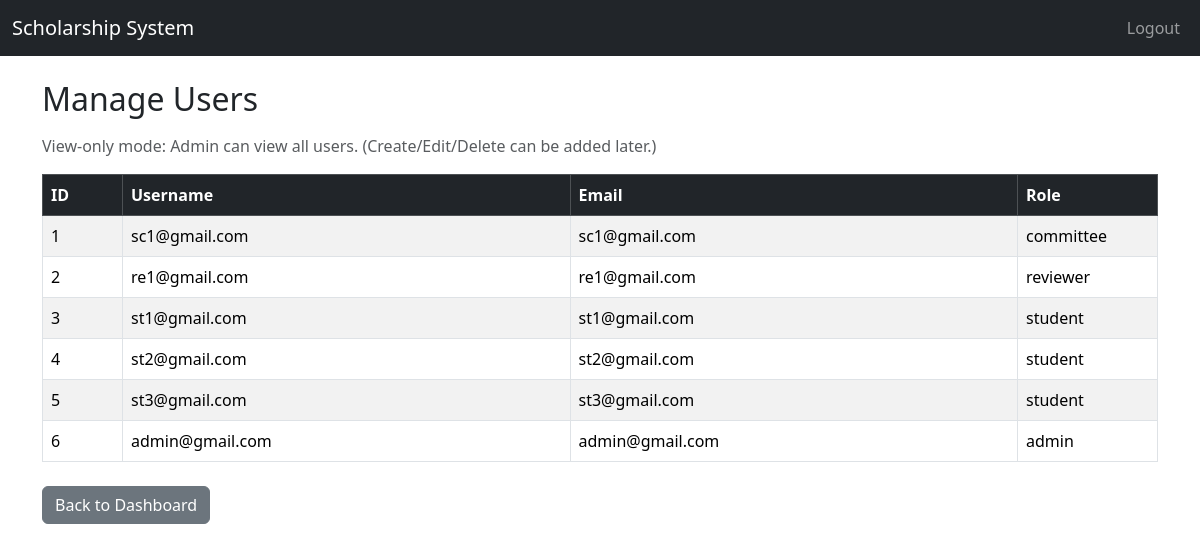
The page /admin/manage_users (signed in) on the database as committed earlier.
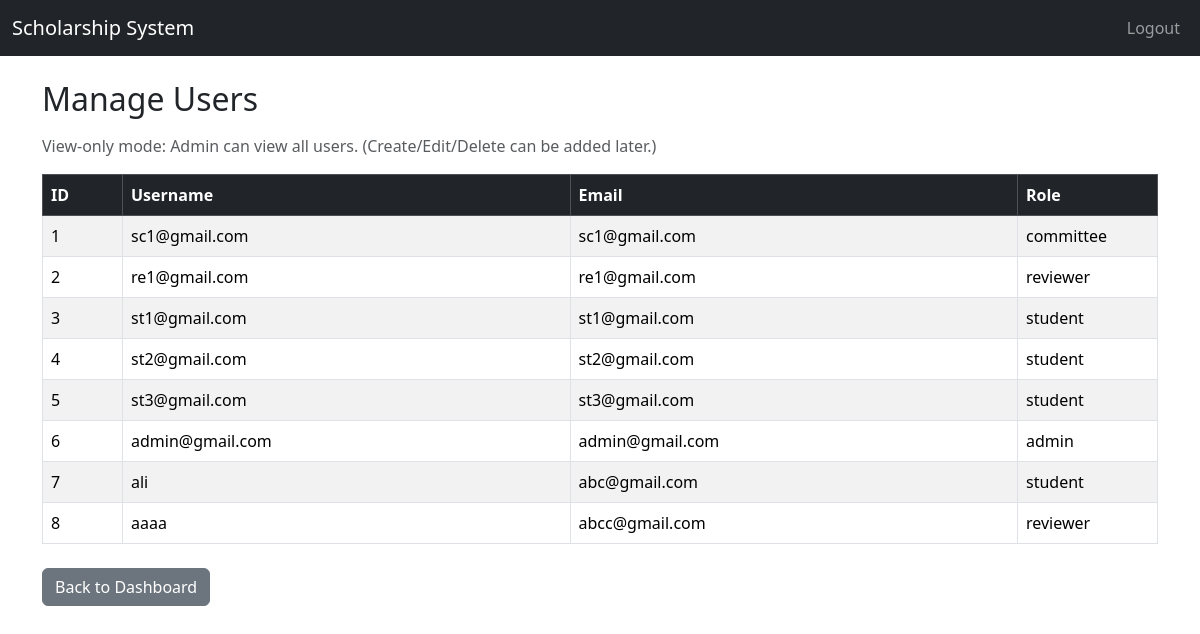
The same page on the database as committed later.
### app/models.py (models this page shows)
class User(UserMixin, db.Model):
    id = db.Column(db.Integer, primary_key=True)
    username = db.Column(db.String(50), unique=True, nullable=False)
    email = db.Column(db.String(100), unique=True, nullable=False)
    your_id = db.Column(db.String(20), unique=True, nullable=True)
    password = db.Column(db.String(255), nullable=False)
    role = db.Column(db.String(20), nullable=False)
    created_at = db.Column(db.DateTime, default=datetime.utcnow)

### app/routes/admin_routes.py (the view)
@admin_bp.route('/manage_users')
@login_required
def manage_users():
    if current_user.role != 'admin':
        flash("Access denied.", "danger")
        return redirect(url_for('auth.login'))
    users = User.query.all()
    return render_template('admin/manage_users.html', users=users)

### app/templates/admin/manage_users.html (shortened to what this page needs)
{% extends "base.html" %}
{% block content %}
<h2 class="mb-3">Manage Users</h2>
<p class="text-muted">
  View-only mode: Admin can view all users. (Create/Edit/Delete can be added later.)
</p>
<div class="table-responsive">
  <table class="table table-striped table-bordered align-middle">
    <thead class="table-dark">
      <tr>
        <th style="width: 80px;">ID</th>
        <th>Username</th>
        <th>Email</th>
        <th style="width: 140px;">Role</th>
      </tr>
    </thead>
    <tbody>
      {% for u in users %}
      <tr>
        <td>{{ u.id }}</td>
        <td>{{ u.username }}</td>
        <td>{{ u.email }}</td>
        <td>{{ u.role }}</td>
      </tr>
      {% else %}
      <tr>
        <td colspan="4" class="text-center text-muted">No users found.</td>
      </tr>
      {% endfor %}
    </tbody>
  </table>
</div>
<a href="{{ url_for('admin.dashboard') }}" class="btn btn-secondary mt-2">Back to Dashboard</a>
{% endblock %}

### app/templates/base.html (shortened to what this page needs)
<!DOCTYPE html>
<html lang="en">
<head>
    <link href="https://cdn.jsdelivr.net/npm/bootstrap@5.3.1/dist/css/bootstrap.min.css" rel="stylesheet">
</head>
<body>
<nav class="navbar navbar-expand-lg navbar-dark bg-dark">
  <div class="container-fluid">
    <a class="navbar-brand" href="
{% if current_user.is_authenticated %}
    {% if current_user.role == 'student' %}
        {{ url_for('student.dashboard') }}
    {% elif current_user.role == 'reviewer' %}
        {{ url_for('reviewer.dashboard') }}
    {% elif current_user.role == 'committee' %}
        {{ url_for('committee.dashboard') }}
    {% elif current_user.role == 'admin' %}
        {{ url_for('admin.dashboard') }}
    {% else %}
        {{ url_for('auth.login') }}
    {% endif %}
{% else %}
    {{ url_for('auth.login') }}
{% endif %}
">
    Scholarship System
</a>
    <div class="collapse navbar-collapse" id="navbarNav">
      <ul class="navbar-nav ms-auto">
        {% if current_user.is_authenticated %}
            <li class="nav-item">
                <a class="nav-link" href="{{ url_for('auth.logout') }}">Logout</a>
            </li>
        {% else %}
            <li class="nav-item"><a class="nav-link" href="{{ url_for('auth.login') }}">Login</a></li>
            <li class="nav-item"><a class="nav-link" href="{{ url_for('auth.register') }}">Register</a></li>
        {% endif %}
      </ul>
    </div>
  </div>
</nav>
<div class="container mt-4">
    {% block content %}{% endblock %}
</div>
</body>
</html>

Rows that differ between the two databases and show on the page:
added User: id "7", username "ali", email "abc@gmail.com", role "student"
added User: id "8", username "aaaa", email "abcc@gmail.com", role "reviewer"
